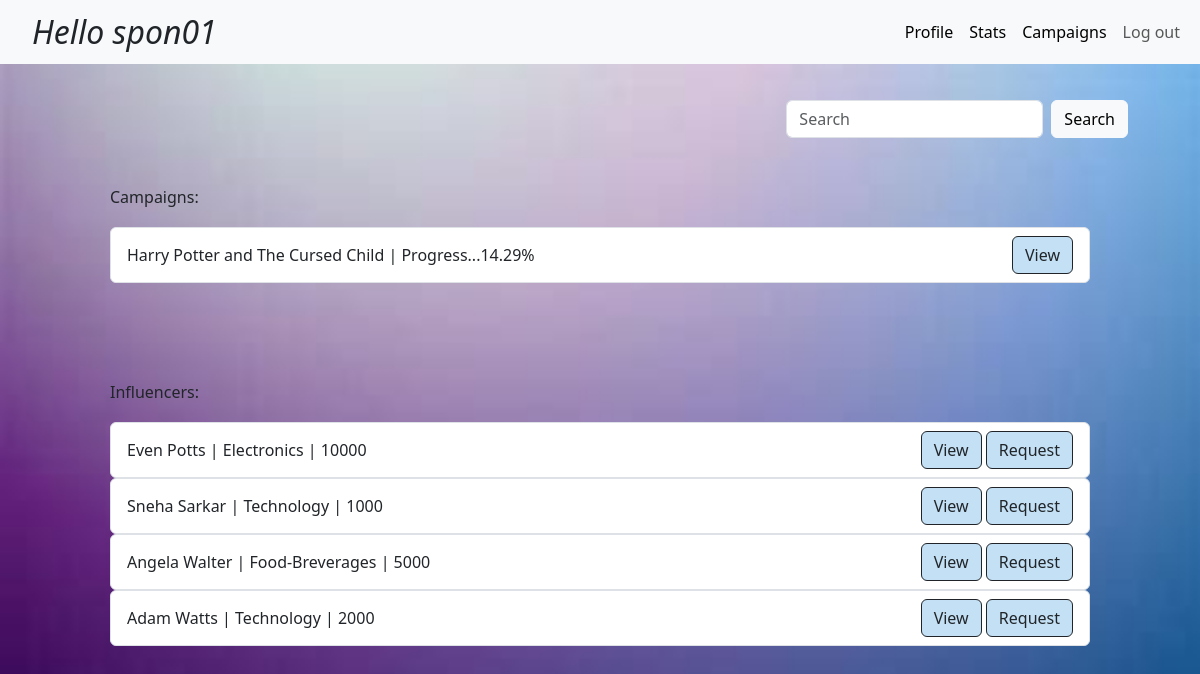
Screenshot of /find/sponsor/1/ with the database file from the repository.
### backend/models.py (models this page shows)
class SPONSORS(database.Model):
    __tablename__ = "sponsor_details"
    sponsor_id = database.Column(database.Integer, autoincrement = True, primary_key = True)
    user_name = database.Column(database.String, unique = True, nullable = False)
    company_name = database.Column(database.String, nullable = False)
    industry_type = database.Column(database.String, nullable = False)
    flagged = database.Column(database.Boolean, nullable = False, default = False)
    search = database.Column(database.String, nullable = False)
    campaign_details = database.relationship("CAMPAIGNS", cascade = "all, delete", backref = "sponsor_details")

class CAMPAIGNS(database.Model):
    __tablename__ = "campaign_details"
    campaign_id = database.Column(database.Integer, primary_key = True, autoincrement = True)
    campaign_name = database.Column(database.String, nullable = False)
    sponsor_id = database.Column(database.Integer, database.ForeignKey("sponsor_details.sponsor_id"), nullable = False)
    start_date = database.Column(database.Date, nullable = False)
    end_date = database.Column(database.Date, nullable = False)
    budget = database.Column(database.Integer, nullable = False)
    campaign_description = database.Column(database.String, nullable = False)
    no_of_ads = database.Column(database.Integer, nullable = False)
    ads_completed = database.Column(database.Integer, nullable = False, default = 0)
    visibility = database.Column(database.String, nullable = False)
    campaign_type = database.Column(database.String, nullable = False)
    status = database.Column(database.String, nullable = False)
    flagged = database.Column(database.Boolean, nullable = False, default = False)
    search = database.Column(database.String, nullable = False)
    advertisement_details = database.relationship("ADVERTISEMENTS", cascade = "all, delete", backref = "campaign_details")

class INFLUENCERS(database.Model):
    __tablename__ = "influencer_details"
    influencer_id = database.Column(database.Integer, autoincrement = True, primary_key = True)
    user_name = database.Column(database.String, unique = True, nullable = False)
    first_name = database.Column(database.String, nullable = False)
    last_name = database.Column(database.String, nullable = True)
    niche = database.Column(database.String, nullable = False)
    platforms = database.Column(database.String, nullable = False)
    rating = database.Column(database.Integer, nullable = False, default = 0)
    earning = database.Column(database.Integer, nullable = False, default = 0)
    reach = database.Column(database.Integer, nullable = False)
    ads_done = database.Column(database.Integer, nullable = False, default = 0)
    flagged = database.Column(database.Boolean, nullable = False, default = False)
    search = database.Column(database.String, nullable = False)
    advertisement_details = database.relationship("ADVERTISEMENTS", cascade = "all, delete", backref = "influencer_details")

### backend/sponsor.py (the view)
@app.route("/find/sponsor/<int:sponsor_id>/")
def find_spon_page(sponsor_id):
    sponsor = spon(sponsor_id)
    campaigns = CAMPAIGNS.query.filter_by(sponsor_id = sponsor_id)
    influencers = INFLUENCERS.query.filter_by(flagged = False)
    return render_template("users/spon-find.html", sponsor = sponsor, campaigns = campaigns, influencers = influencers)

### backend/sponsor.py (called while the page is built)
def spon(id):
    sponsor = SPONSORS.query.filter_by(sponsor_id = id).first()
    return sponsor

### templates/users/spon-find.html (shortened to what this page needs)
<!DOCTYPE html>
<html lang="en">
<head>
    <link rel="stylesheet" href="/static/css/user.css">
    <link rel="stylesheet" href="https://cdn.jsdelivr.net/npm/bootstrap@5.3.3/dist/css/bootstrap.min.css">
</head>
<body>
    <div class="find">
      <nav class="navbar navbar-expand-lg navbar-light bg-light fixed-top">
        <div class="container-fluid d-flex justify-content-between align-items-center">
          <div style="margin-left: 20px;">
            <label class="fs-2 fst-italic">Hello {{sponsor.user_name}}</label>
          </div>
          <div>
            <div class="collapse navbar-collapse" id="navbarSupportedContent">
              <ul class="navbar-nav me-auto mb-2 mb-lg-0">
                <li class="nav-item">
                  <a class="nav-link active" aria-current="page" href="/dashboard/sponsor/{{sponsor.sponsor_id}}">Profile</a>
                </li>
                <li class="nav-item">
                  <a class="nav-link active" aria-current="page" href="/stats/sponsor/{{sponsor.sponsor_id}}">Stats</a>
                </li>
                <li class="nav-item">
                  <a class="nav-link active" aria-current="page" href="/campaigns/sponsor/{{sponsor.sponsor_id}}">Campaigns</a>
                </li>
                <li class="nav-item">
                  <a class="nav-link" href="/">Log out</a>
                </li>
              </ul>
            </div>
          </div>
        </div>
      </nav>
    </div>
    <div id="div1" class="info" style="margin: 60px; margin-top: 100px;">
        <span class="container-fluid d-flex justify-content-end">
            <form class="d-flex" action="/search/sponsor/{{sponsor.sponsor_id}}">
                <input id="search_id" class="form-control me-2" type="search" placeholder="Search" aria-label="Search" name="word">
                <button type="submit" class="btn btn-light">Search</button>
            </form>
        </span>
        <div class="overflow-auto" style="margin: 50px; margin-bottom: 100px;">
            <h6 style="margin-bottom: 20px;">
                Campaigns:
            </h6>
            {% for campaign in campaigns %}
            <ul class="list-group">
                <li class="list-group-item d-flex justify-content-between align-items-center">
                    {{campaign.campaign_name}} | Progress...{{(campaign.ads_completed / campaign.no_of_ads * 100) | round(2)}}%
                    {% if campaign.flagged == 0 %}
                    <a type="button" class="btn btn-outline-dark" href="#" data-bs-toggle="modal" data-bs-target="#ViewModal" data-val="{{campaign.campaign_name}}#{{campaign.campaign_description}}#{{campaign.no_of_ads}}#{{campaign.ads_completed}}#{{campaign.start_date}}#{{campaign.end_date}}#{{campaign.budget}}" style="background-color: #9bccef98;">View</a>
                    {% else %}
                    <button type="button" class="btn btn-outline-dark" style="background-color: #9bccef98;">Flagged by Admin</button>
                    {% endif %}
                </li>
            </ul>
            {% endfor %}
        </div>
        <div style="margin: 50px;">
            <h6 style="margin-bottom: 20px;">
            Influencers:
            </h6>
            {% for influencer in influencers %}
            <ul class="list-group">
                <li class="list-group-item d-flex justify-content-between align-items-center">
                    {{influencer.first_name}} {{influencer.last_name}} | {{influencer.niche}} | {{influencer.reach}}
                    <div>
                        <a type="button" class="btn btn-outline-dark" href="#" data-bs-toggle="modal" data-bs-target="#ViewInfModal" data-val="{{influencer.first_name}} {{influencer.last_name}}#{{influencer.niche}}#{{influencer.reach}}#{{influencer.platforms}}#{{influencer.rating}}" style="background-color: #9bccef98;">View</a>
                        {% if sponsor.flagged == 0 %}
                        <a type="button" class="btn btn-outline-dark" href="#" data-bs-toggle="modal" data-bs-target="#RequestInfModal" data-val="{{influencer.influencer_id}}#" style="background-color: #9bccef98;">Request</a>
                        {% endif %}
                    </div>
                </li>
            </ul>
            {% endfor %}
        </div>
    </div>
</body>
</html>

### static/css/user.css (style rules this page uses)
body { background-image: url('/static/images/user-bg.png'); background-repeat: no-repeat; background-attachment: fixed; background-size: cover; }

### rows the page displays
SPONSORS: user_name "spon01"
CAMPAIGNS: campaign_name "Harry Potter and The Cursed Child", ads_completed+no_of_ads "14.29"
INFLUENCERS: first_name "Even", last_name "Potts", niche "Electronics", reach "10000"
INFLUENCERS: first_name "Sneha", last_name "Sarkar", niche "Technology", reach "1000"
INFLUENCERS: first_name "Angela", last_name "Walter", niche "Food-Breverages", reach "5000"
INFLUENCERS: first_name "Adam", last_name "Watts", niche "Technology", reach "2000"
